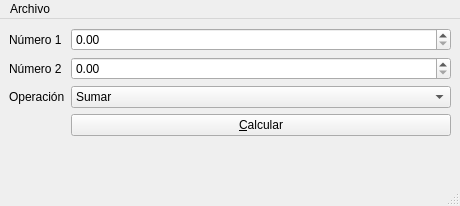
<?xml version="1.0" encoding="UTF-8"?>
<ui version="4.0">
 <class>Principal</class>
 <widget class="QMainWindow" name="Principal">
  <property name="geometry">
   <rect>
    <x>0</x>
    <y>0</y>
    <width>460</width>
    <height>206</height>
   </rect>
  </property>
  <property name="windowTitle">
   <string>Principal</string>
  </property>
  <widget class="QWidget" name="centralwidget">
   <layout class="QFormLayout" name="formLayout">
    <item row="0" column="0">
     <widget class="QLabel" name="label">
      <property name="text">
       <string>Número 1</string>
      </property>
     </widget>
    </item>
    <item row="0" column="1">
     <widget class="QDoubleSpinBox" name="inNum1"/>
    </item>
    <item row="1" column="0">
     <widget class="QLabel" name="label_2">
      <property name="text">
       <string>Número 2</string>
      </property>
     </widget>
    </item>
    <item row="1" column="1">
     <widget class="QDoubleSpinBox" name="inNum2"/>
    </item>
    <item row="2" column="0">
     <widget class="QLabel" name="label_3">
      <property name="text">
       <string>Operación</string>
      </property>
     </widget>
    </item>
    <item row="2" column="1">
     <widget class="QComboBox" name="inOperation">
      <item>
       <property name="text">
        <string>Sumar</string>
       </property>
      </item>
      <item>
       <property name="text">
        <string>Restar</string>
       </property>
      </item>
      <item>
       <property name="text">
        <string>Multiplicar</string>
       </property>
      </item>
      <item>
       <property name="text">
        <string>Dividir</string>
       </property>
      </item>
     </widget>
    </item>
    <item row="3" column="1">
     <widget class="QPushButton" name="cmdCalcular">
      <property name="text">
       <string>&amp;Calcular</string>
      </property>
      <property name="checkable">
       <bool>false</bool>
      </property>
     </widget>
    </item>
   </layout>
  </widget>
  <widget class="QMenuBar" name="menubar">
   <property name="geometry">
    <rect>
     <x>0</x>
     <y>0</y>
     <width>460</width>
     <height>22</height>
    </rect>
   </property>
   <widget class="QMenu" name="menuArchivo">
    <property name="title">
     <string>Archivo</string>
    </property>
    <addaction name="actionCalcular"/>
    <addaction name="separator"/>
    <addaction name="actionSalir"/>
   </widget>
   <addaction name="menuArchivo"/>
  </widget>
  <widget class="QStatusBar" name="statusbar"/>
  <action name="actionCalcular">
   <property name="text">
    <string>&amp;Calcular</string>
   </property>
   <property name="shortcut">
    <string>F1</string>
   </property>
  </action>
  <action name="actionSalir">
   <property name="text">
    <string>&amp;Salir</string>
   </property>
   <property name="shortcut">
    <string>Ctrl+W</string>
   </property>
  </action>
 </widget>
 <resources/>
 <connections>
  <connection>
   <sender>actionSalir</sender>
   <signal>triggered()</signal>
   <receiver>Principal</receiver>
   <slot>close()</slot>
   <hints>
    <hint type="sourcelabel">
     <x>-1</x>
     <y>-1</y>
    </hint>
    <hint type="destinationlabel">
     <x>184</x>
     <y>119</y>
    </hint>
   </hints>
  </connection>
 </connections>
</ui>
